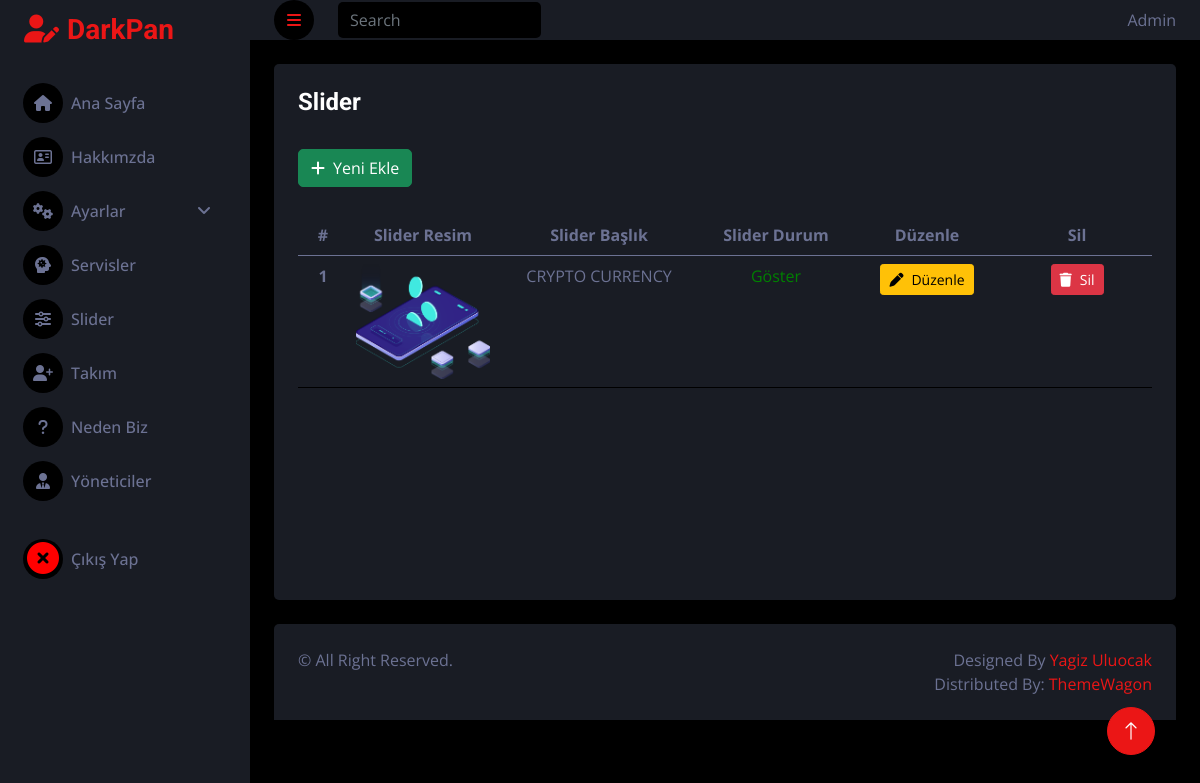
/admin/pages/slider.php (signed in), run on the app's committed database.
### tables this page shows
CREATE TABLE `slider` (
  `slider_id` int(11) NOT NULL,
  `slider_baslik` varchar(250) NOT NULL,
  `slider_aciklama` text NOT NULL,
  `slider_resim` varchar(255) NOT NULL,
  `slider_durum` tinyint(1) NOT NULL
);

### admin/controller/slider.controller.php (called while the page is built, shortened)
<?php
    $Veri = new Veri();
    $VeriGetir = $Veri->veriGetir("slider");
?>

### admin/classes/functions.class.php (called while the page is built, shortened)
<?php
class Veri extends Db
{
    private $tablolar = ['slider','servis','hakkimizda', 'nedenbiz', 'takim', 'ayar', 'yonetici', 'modul'];
    public function veriGetir($tablo_Ad)
    {
        if(in_array($tablo_Ad, $this->tablolar)){
            $this->tablo_ad = $tablo_Ad;
            $query = "SELECT * FROM ".$this->tablo_ad;
            $stmt = $this->connect()->prepare($query);
            $stmt->execute();
            return $stmt->fetchAll();
        }
        else{
            echo "Girdiğiniz Tablo Adı Mevcut değildur.";
        }
    }
}
?>

### admin/classes/db.class.php (called while the page is built)
<?php
class Db
{
    private $host = "localhost";
    private $username = "root";
    private $password = "";
    private $dbname = "kurumsal-tanitim";
    protected function connect()
    {
        try
        {
            $dsn = "mysql:host=".$this->host.";dbname=".$this->dbname;
            $pdo = new PDO($dsn,$this->username,$this->password);
            $pdo->setAttribute(PDO::ATTR_ERRMODE, PDO::ERRMODE_EXCEPTION);
            $pdo->setAttribute(PDO::ATTR_DEFAULT_FETCH_MODE, PDO::FETCH_OBJ);
            return $pdo;
        }
        catch(PDOException $e)
        {
            echo "Bağlantı Hatası: ".$e->getMessage();
        }
    }
}
?>

### admin/pages/slider.php (the view, shortened to what this page needs)
<?php
require_once('../classes/db.class.php');
include "../classes/functions.class.php";
include "../inc/_header.php";
include "../controller/slider.controller.php";
?>
<?php
if(!isset($_SESSION["yonetici_username"]))
{
    header("location:login.php");
}
else
{
    ?>
        <body>
            <div class="container-fluid position-relative d-flex p-0">
                    <?php include "../inc/_sidebar.php";?>
                <div class="content">
                        <?php include "../inc/_navbar.php";?>
                    <div class="container-fluid pt-4 px-4">
                        <div class="row g-4" style="height: 70vh;">
                            <div class="col-sm-12 col-xl-12">
                                <div class="bg-secondary rounded h-100 p-4">
                                    <h4 style="margin-bottom: 32px;">Slider</h4>
                                        <a href="slider-ekle.php?islem=SliderEkle" class="btn btn-success mb-2"><i class="fa fa-plus me-2"></i>Yeni Ekle</a>
                                    <div class="table">
                                        <table class="table text-center" style="margin-top: 20px;">
                                        <?php
                                        if($VeriGetir){
                                            ?>
                                                <thead>
                                                    <tr>
                                                        <th scope="col" style="width:50px;">#</th>
                                                        <th scope="col" style="width:150px;">Slider Resim</th>
                                                        <th scope="col">Slider Başlık</th>
                                                        <th scope="col">Slider Durum</th>
                                                        <th scope="col" style="width:150px;">Düzenle</th>
                                                        <th scope="col" style="width:150px;">Sil</th>
                                                    </tr>
                                                </thead>
                                                <tbody>
                                                    <?php
                                                        foreach($VeriGetir as $veri){
                                                            ?>
                                                                <tr>
                                                                    <th scope="row"><?php echo $veri->slider_id?></th>
                                                                    <td><img class="img-fluid" src="../../images/slider/<?php echo $veri->slider_resim?>" alt=""></td>
                                                                    <td><?php echo $veri->slider_baslik?></td>
                                                                    <td>
                                                                    <?php
                                                                        if($veri->slider_durum == 1)
                                                                        {
                                                                            echo "<p style = 'color:green;'>Göster</p>";
                                                                        }
                                                                        else
                                                                        {
                                                                        echo "<p style = 'color:red;'>Gizli</p>";
                                                                        }
                                                                    ?>
                                                                    </td>
                                                                    <td><a href="./slider-duzenle.php?slider_id=<?php echo $veri->slider_id?>&islem=SliderGuncelle" class="btn btn-warning btn-sm" name = "guncelle"><i class="fa fa-pen me-2"></i>Düzenle</a></td>
                                                                    <td><a href="./slider.php?slider_id=<?php echo $veri->slider_id?>&islem=sliderSil" class="btn btn-danger btn-sm"><i class="fa fa-trash me-2"></i>Sil</a></td>
                                                                </tr>
                                                            <?php
                                                        }?>
                                                </tbody>
                                            <?php
                                        }?>
                                        </table>
                                    </div>
                                </div>
                            </div>
                        </div>
                    </div>
                    <?php include "../inc/_footer.php";?>
                </div>
                <a href="#" class="btn btn-lg btn-primary btn-lg-square back-to-top">
                    <i class="bi bi-arrow-up"></i>
                </a>
            </div>
        </body>
        </html>
    <?php
}
?>

### admin/css-js/style.css (style rules this page uses)
:root { --primary: #EB1616; --secondary: #191C24; --light: #6C7293; --dark: #000000; }
.back-to-top { position: fixed; display: none; right: 45px; bottom: 45px; z-index: 99; }
.btn { transition: .5s; }
.btn-lg-square { width: 48px; height: 48px; }
.btn-square, .btn-sm-square, .btn-lg-square { padding: 0; display: inline-flex; align-items: center; justify-content: center; font-weight: normal; border-radius: 50px; }
.content { margin-left: 250px; min-height: 100vh; background: var(--dark); transition: 0.5s; }
@media (min-width: 992px) { .content { width: calc(100% - 250px); } }

### data on the page
slider: slider_id "1", slider_resim (picture), slider_baslik "CRYPTO CURRENCY", slider_durum "Göster"

### other printed values
$_SESSION["yonetici_adsoyad"] "Admin"
